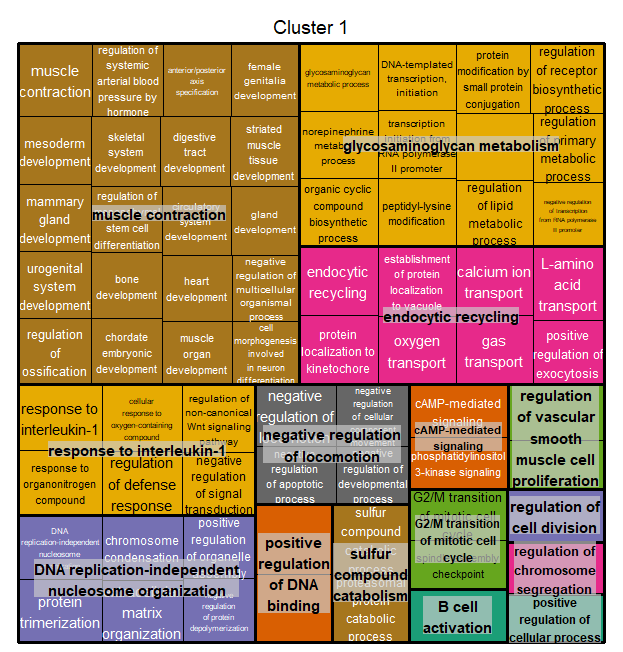

Write the R code that produced this figure.


# A treemap R script produced by the REVIGO server at http://revigo.irb.hr/
# If you found REVIGO useful in your work, please cite the following reference:
# Supek F et al. "REVIGO summarizes and visualizes long lists of Gene Ontology
# terms" PLoS ONE 2011. doi:10.1371/journal.pone.0021800

# author: Anton Kratz <anton.kratz@gmail.com>, RIKEN Omics Science Center, Functional Genomics Technology Team, Japan
# created: Fri, Nov 02, 2012  7:25:52 PM
# last change: Fri, Nov 09, 2012  3:20:01 PM

# -----------------------------------------------------------------------------
# If you don't have the treemap package installed, uncomment the following line:
# install.packages( "treemap" );
library(treemap) 								# treemap package by Martijn Tennekes
library(ggplot2)
# Set the working directory if necessary
# setwd("C:/Users/username/workingdir");

# --------------------------------------------------------------------------
# Here is your data from REVIGO. Scroll down for plot configuration options.

revigo.names <- c("term_ID","description","freqInDbPercent","uniqueness","dispensability","representative");
revigo.data <- rbind(c("GO:0006936","muscle contraction",1.273,0.930,0.000,"muscle contraction"),
c("GO:2000739","regulation of mesenchymal stem cell differentiation",0.028,0.812,0.132,"muscle contraction"),
c("GO:0072359","circulatory system development",4.744,0.806,0.362,"muscle contraction"),
c("GO:0051241","negative regulation of multicellular organismal process",4.967,0.746,0.479,"muscle contraction"),
c("GO:0001990","regulation of systemic arterial blood pressure by hormone",0.204,0.899,0.335,"muscle contraction"),
c("GO:0048565","digestive tract development",0.622,0.819,0.204,"muscle contraction"),
c("GO:0001501","skeletal system development",2.317,0.820,0.314,"muscle contraction"),
c("GO:0043009","chordate embryonic development",3.386,0.807,0.295,"muscle contraction"),
c("GO:0030879","mammary gland development",0.712,0.826,0.259,"muscle contraction"),
c("GO:0030278","regulation of ossification",0.950,0.822,0.172,"muscle contraction"),
c("GO:0030540","female genitalia development",0.090,0.853,0.170,"muscle contraction"),
c("GO:0007507","heart development",2.692,0.793,0.419,"muscle contraction"),
c("GO:0007498","mesoderm development",0.551,0.842,0.180,"muscle contraction"),
c("GO:0048667","cell morphogenesis involved in neuron differentiation",2.498,0.723,0.366,"muscle contraction"),
c("GO:0014706","striated muscle tissue development",1.823,0.815,0.488,"muscle contraction"),
c("GO:0007517","muscle organ development",1.724,0.760,0.395,"muscle contraction"),
c("GO:0009948","anterior/posterior axis specification",0.252,0.854,0.120,"muscle contraction"),
c("GO:0060348","bone development",0.940,0.810,0.323,"muscle contraction"),
c("GO:0048732","gland development",2.265,0.806,0.367,"muscle contraction"),
c("GO:0001655","urogenital system development",1.657,0.826,0.273,"muscle contraction"),
c("GO:0032456","endocytic recycling",0.152,0.936,0.000,"endocytic recycling"),
c("GO:0006816","calcium ion transport",1.752,0.914,0.237,"endocytic recycling"),
c("GO:0045921","positive regulation of exocytosis",0.370,0.773,0.427,"endocytic recycling"),
c("GO:0034501","protein localization to kinetochore",0.076,0.932,0.141,"endocytic recycling"),
c("GO:0072666","establishment of protein localization to vacuole",0.147,0.928,0.460,"endocytic recycling"),
c("GO:0015807","L-amino acid transport",0.290,0.896,0.499,"endocytic recycling"),
c("GO:0015671","oxygen transport",0.066,0.916,0.252,"endocytic recycling"),
c("GO:0015669","gas transport",0.100,0.914,0.186,"endocytic recycling"),
c("GO:0043388","positive regulation of DNA binding",0.252,0.921,0.000,"positive regulation of DNA binding"),
c("GO:0043086","negative regulation of catalytic activity",3.723,0.902,0.384,"positive regulation of DNA binding"),
c("GO:0044273","sulfur compound catabolic process",0.119,0.934,0.000,"sulfur compound catabolism"),
c("GO:0010498","proteasomal protein catabolic process",1.757,0.887,0.480,"sulfur compound catabolism"),
c("GO:0070555","response to interleukin-1",0.532,0.939,0.000,"response to interleukin-1"),
c("GO:1901701","cellular response to oxygen-containing compound",4.312,0.906,0.281,"response to interleukin-1"),
c("GO:0031347","regulation of defense response",2.327,0.876,0.109,"response to interleukin-1"),
c("GO:2000050","regulation of non-canonical Wnt signaling pathway",0.114,0.845,0.296,"response to interleukin-1"),
c("GO:0009968","negative regulation of signal transduction",4.967,0.773,0.462,"response to interleukin-1"),
c("GO:0010243","response to organonitrogen compound",3.642,0.924,0.415,"response to interleukin-1"),
c("GO:0034724","DNA replication-independent nucleosome organization",0.085,0.915,0.010,"DNA replication-independent nucleosome organization"),
c("GO:0070206","protein trimerization",0.233,0.902,0.312,"DNA replication-independent nucleosome organization"),
c("GO:1902117","positive regulation of organelle assembly",0.294,0.788,0.325,"DNA replication-independent nucleosome organization"),
c("GO:0030198","extracellular matrix organization",1.030,0.866,0.172,"DNA replication-independent nucleosome organization"),
c("GO:0030261","chromosome condensation",0.157,0.901,0.140,"DNA replication-independent nucleosome organization"),
c("GO:1901880","negative regulation of protein depolymerization",0.294,0.785,0.451,"DNA replication-independent nucleosome organization"),
c("GO:0042113","B cell activation",1.790,0.886,0.013,"B cell activation"),
c("GO:1904705","regulation of vascular smooth muscle cell proliferation",0.100,0.906,0.037,"regulation of vascular smooth muscle cell proliferation"),
c("GO:0008284","positive regulation of cell proliferation",4.055,0.804,0.482,"regulation of vascular smooth muscle cell proliferation"),
c("GO:0040013","negative regulation of locomotion",1.187,0.852,0.049,"negative regulation of locomotion"),
c("GO:0051271","negative regulation of cellular component movement",1.130,0.772,0.329,"negative regulation of locomotion"),
c("GO:0043066","negative regulation of apoptotic process",4.032,0.787,0.311,"negative regulation of locomotion"),
c("GO:0051093","negative regulation of developmental process",4.283,0.724,0.374,"negative regulation of locomotion"),
c("GO:0030203","glycosaminoglycan metabolic process",0.475,0.920,0.054,"glycosaminoglycan metabolism"),
c("GO:0080090","regulation of primary metabolic process",26.245,0.829,0.325,"glycosaminoglycan metabolism"),
c("GO:0018205","peptidyl-lysine modification",1.534,0.902,0.107,"glycosaminoglycan metabolism"),
c("GO:0006367","transcription initiation from RNA polymerase II promoter",0.323,0.908,0.277,"glycosaminoglycan metabolism"),
c("GO:0019216","regulation of lipid metabolic process",1.349,0.866,0.272,"glycosaminoglycan metabolism"),
c("GO:0006352","DNA-templated transcription, initiation",0.522,0.908,0.161,"glycosaminoglycan metabolism"),
c("GO:0032446","protein modification by small protein conjugation",3.732,0.892,0.398,"glycosaminoglycan metabolism"),
c("GO:0006111","regulation of gluconeogenesis",0.228,0.869,0.203,"glycosaminoglycan metabolism"),
c("GO:0010869","regulation of receptor biosynthetic process",0.085,0.883,0.191,"glycosaminoglycan metabolism"),
c("GO:0042415","norepinephrine metabolic process",0.076,0.916,0.347,"glycosaminoglycan metabolism"),
c("GO:0000122","negative regulation of transcription from RNA polymerase II promoter",3.666,0.778,0.487,"glycosaminoglycan metabolism"),
c("GO:1901362","organic cyclic compound biosynthetic process",19.151,0.916,0.285,"glycosaminoglycan metabolism"),
c("GO:0051983","regulation of chromosome segregation",0.408,0.864,0.083,"regulation of chromosome segregation"),
c("GO:0000086","G2/M transition of mitotic cell cycle",0.461,0.850,0.084,"G2/M transition of mitotic cell cycle"),
c("GO:0071173","spindle assembly checkpoint",0.152,0.812,0.415,"G2/M transition of mitotic cell cycle"),
c("GO:0051302","regulation of cell division",0.632,0.886,0.086,"regulation of cell division"),
c("GO:0019933","cAMP-mediated signaling",0.233,0.879,0.087,"cAMP-mediated signaling"),
c("GO:0014065","phosphatidylinositol 3-kinase signaling",0.499,0.870,0.348,"cAMP-mediated signaling"),
c("GO:0048522","positive regulation of cellular process",22.541,0.793,0.096,"positive regulation of cellular process"));

stuff <- data.frame(revigo.data);
names(stuff) <- revigo.names;

stuff$abslog10pvalue <- as.numeric( as.character(stuff$abslog10pvalue) );
stuff$freqInDbPercent <- as.numeric( as.character(stuff$freqInDbPercent) );
stuff$uniqueness <- as.numeric( as.character(stuff$uniqueness) );
stuff$dispensability <- as.numeric( as.character(stuff$dispensability) );
stuff
# by default, outputs to a PDF file
#pdf( file="revigo_treemap.pdf", width=16, height=9 ) # width and height are in inches

# check the tmPlot command documentation for all possible parameters - there are a lot more
treemap(
	stuff,
	index = c("representative","description"),
	vSize = "uniqueness",
	type = "categorical",
	vColor = "representative",
	title = "Cluster 1",
	inflate.labels = FALSE,      # set this to TRUE for space-filling group labels - good for posters
	lowerbound.cex.labels = 0,   # try to draw as many labels as possible (still, some small squares may not get a label)
	bg.labels = "#CCCCCCAA",     # define background color of group labels
												       # "#CCCCCC00" is fully transparent, "#CCCCCCAA" is semi-transparent grey, NA is opaque
	position.legend = "none",
	palette = "Dark2"
)

#dev.off()
